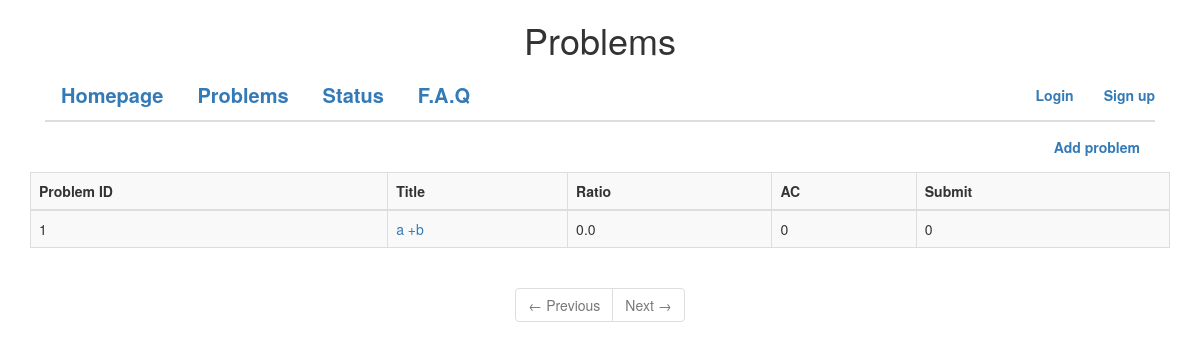
The app's page /problems/, older data.
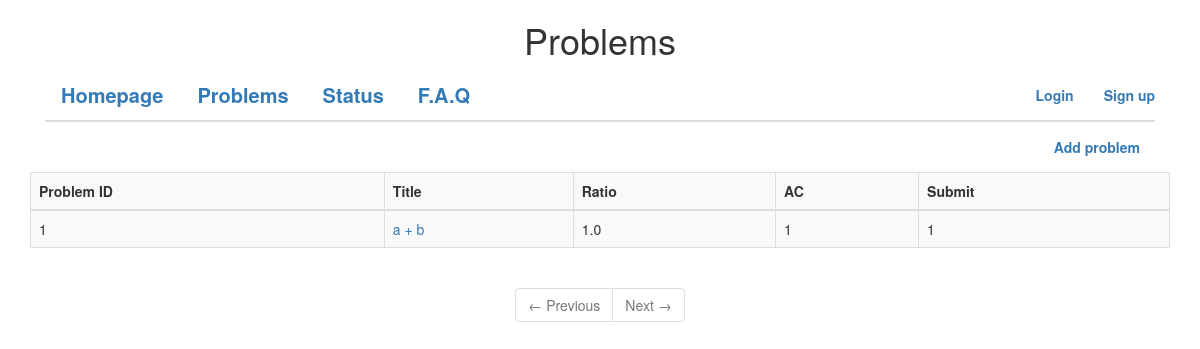
The same page, newer data.
### App/models.py (models this page shows, shortened)
class Problem(db.Model):
    id = db.Column(db.Integer, primary_key = True, unique = True)
    title = db.Column(db.String(300))
    description = db.Column(db.String(9999))
    pbinput = db.Column(db.String(9999))
    pboutput = db.Column(db.String(9999))
    sinput = db.Column(db.String(9999))
    soutput = db.Column(db.String(9999))
    hint = db.Column(db.String(9999))
    ratio = db.Column(db.Float, default = 0.0)
    accnt = db.Column(db.Integer, default = 0)
    submitcnt = db.Column(db.Integer, default = 0)
    timelmt = db.Column(db.Integer)
    memorylmt = db.Column(db.Integer)

### App/view.py (the view)
@app.route('/problems/')
@app.route('/problems/page=<int:page>')
def Problems(page = 1):
  pbnum = Problem.query.count()
  pagenum = (pbnum - 1) / ITEMS_ON_PAGE + 1
  problemlist = Problem.query.paginate(page, ITEMS_ON_PAGE, False)
  return render_template('problems.html', problemlist = problemlist, page = page, pagenum = pagenum)

### App/view.py (called while the page is built)
@app.before_request
def before_request():
  g.user = current_user
  if g.user.is_authenticated():
    g.url = url_for('Profile', userid = g.user.userid)

### App/templates/problems.html (shortened to what this page needs)
<!DOCTYPE html>
<html>
	 <head>
	 	<link href = "../static/css/main.css" rel = "stylesheet">
	 	<link rel="stylesheet" href="../static/css/bootstrap.css">
	 	<center> <h1> Problems </h1> </center>
	 </head>
	 <body>
	 	<div class="container">
		 	<div class="collapse navbar-collapse" >
			 	{% if g.user.is_authenticated() %}
					 <ul class="nav navbar-nav navbar-right">
						<li> <a href = {{ g.url }}> {{ g.user.userid }} </a> </li>
						<li> <a href = "/logout"> Log out </a> </li>
					</ul>
				{% else %}
					<ul class = "nav navbar-nav navbar-right">
						<li> <a href = "/login"> Login </a> </li>
						<li> <a href = "/sign_up"> Sign up </a> </li>
					</ul>
				{% endif %}
				<ul class = "nav nav-tabs">
					<ul class = "nav nav-tabs">
	                <li> <a href = "/"> Homepage </a> </li>
	                <li> <a href = {{ url_for("Problems", page = 1)}}> Problems </a> </li>
	                <li> <a href = {{ url_for("Status", page = 1)}}> Status </a> </li>
	                <li> <a href = "/FAQ/"> F.A.Q </a> </li>
	            </ul>
				</ul>
				<ul class="nav navbar-nav navbar-right">
					<li>  <a href = "/addprb"> Add problem </a> </li>
				</ul>
			</div>
			<table  class="table table-striped table-bordered">
				<thread>
					<tr>
						<th>Problem ID</th>
						<th>Title</th>
						<th>Ratio</th>
						<th>AC</th>
						<th>Submit</th>
					</tr>
				</thread>
				<tbody>
					{% for problem in  problemlist.items %}
					<tr>
						<td> {{ problem.id }} </td>
						<td><a href = {{ url_for("Showprb", problemid = problem.id) }}> {{ problem.title }} </a> </td>
						<td> {{ problem.ratio }} </td>
						<td> {{ problem.accnt }} </td>
						<td> {{ problem.submitcnt }} </td>
					</tr>
					{% endfor %}
				</tbody>
			</table>
	 	</div>
	 	<center>
	 	<nav>
		  <ul class="pagination">
		    {% if problemlist.has_prev %}
	            <li><a href="{{ url_for('Problems', page = problemlist.prev_num) }}">&larr; Previous</a></li>
	        {% else %}
	            <li class = "disabled"><a>&larr; Previous</a></li>
	        {% endif %}
		    {% if problemlist.has_next %}
	            <li><a href="{{ url_for('Problems', page = problemlist.next_num) }}">Next &rarr;</a></li>
	        {% else %}
	            <li class = "disabled"><a>Next &rarr;</a></li>
	        {% endif %}
		  </ul>
		</nav>
		</center>
	 </body>
</html>

### App/static/css/main.css (style rules this page uses)
.nav { font-weight: bold; }
.nav-tabs { font-size: 20px; }

Row changes from the older to the newer data that the page shows:
changed Problem id 1: title "a +b" → "a + b"; ratio "0.0" → "1.0"; accnt "0" → "1"; submitcnt "0" → "1"
